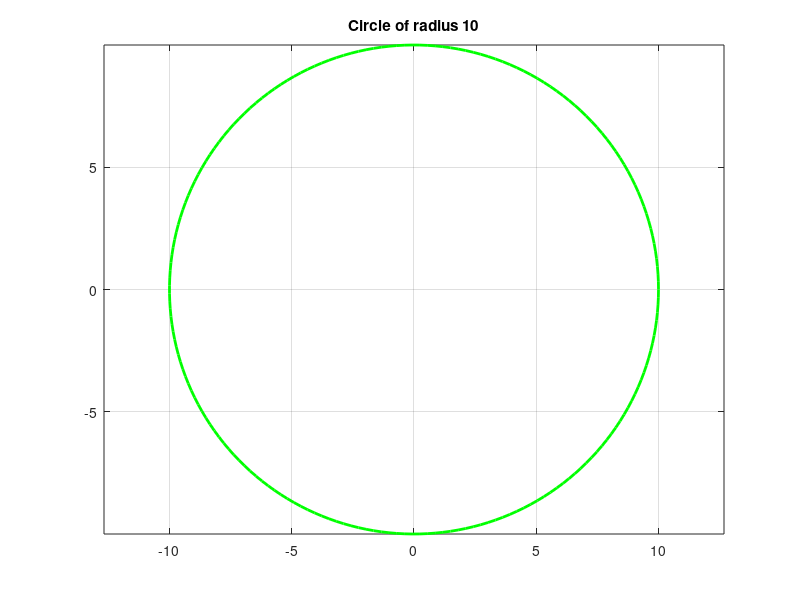

This figure's MATLAB source:
r = 10;
theta = linspace(0, 2*pi, 200);
cx = r*cos(theta);
cy = r*sin(theta);

figure;
plot(cx, cy, 'g-', 'LineWidth', 2);
axis equal;
grid on;
title('Circle of radius 10');
